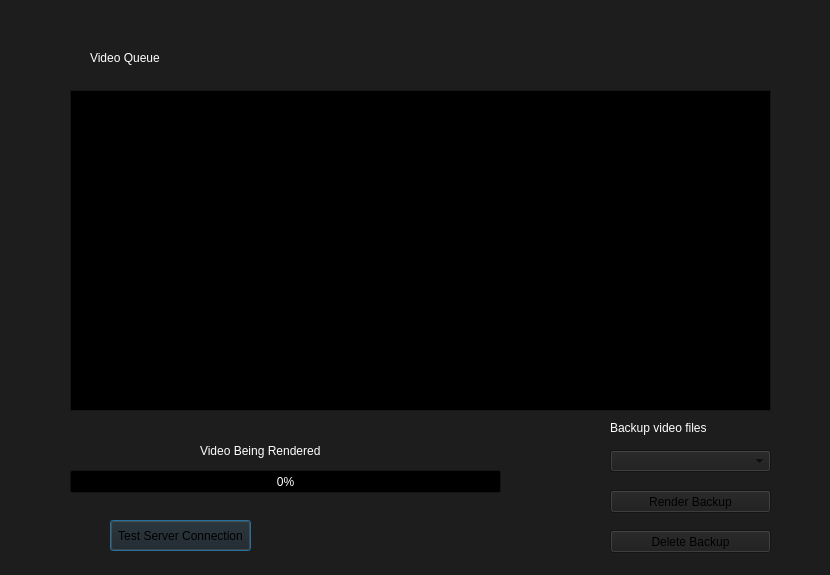
<?xml version="1.0" encoding="UTF-8"?>
<ui version="4.0">
 <class>Dialog</class>
 <widget class="QDialog" name="Dialog">
  <property name="geometry">
   <rect>
    <x>0</x>
    <y>0</y>
    <width>830</width>
    <height>575</height>
   </rect>
  </property>
  <property name="palette">
   <palette>
    <active>
     <colorrole role="WindowText">
      <brush brushstyle="SolidPattern">
       <color alpha="255">
        <red>255</red>
        <green>255</green>
        <blue>255</blue>
       </color>
      </brush>
     </colorrole>
     <colorrole role="Button">
      <brush brushstyle="SolidPattern">
       <color alpha="255">
        <red>29</red>
        <green>29</green>
        <blue>29</blue>
       </color>
      </brush>
     </colorrole>
     <colorrole role="Light">
      <brush brushstyle="SolidPattern">
       <color alpha="255">
        <red>43</red>
        <green>43</green>
        <blue>43</blue>
       </color>
      </brush>
     </colorrole>
     <colorrole role="Midlight">
      <brush brushstyle="SolidPattern">
       <color alpha="255">
        <red>36</red>
        <green>36</green>
        <blue>36</blue>
       </color>
      </brush>
     </colorrole>
     <colorrole role="Dark">
      <brush brushstyle="SolidPattern">
       <color alpha="255">
        <red>14</red>
        <green>14</green>
        <blue>14</blue>
       </color>
      </brush>
     </colorrole>
     <colorrole role="Mid">
      <brush brushstyle="SolidPattern">
       <color alpha="255">
        <red>19</red>
        <green>19</green>
        <blue>19</blue>
       </color>
      </brush>
     </colorrole>
     <colorrole role="Text">
      <brush brushstyle="SolidPattern">
       <color alpha="255">
        <red>255</red>
        <green>255</green>
        <blue>255</blue>
       </color>
      </brush>
     </colorrole>
     <colorrole role="BrightText">
      <brush brushstyle="SolidPattern">
       <color alpha="255">
        <red>255</red>
        <green>255</green>
        <blue>255</blue>
       </color>
      </brush>
     </colorrole>
     <colorrole role="ButtonText">
      <brush brushstyle="SolidPattern">
       <color alpha="255">
        <red>0</red>
        <green>0</green>
        <blue>0</blue>
       </color>
      </brush>
     </colorrole>
     <colorrole role="Base">
      <brush brushstyle="SolidPattern">
       <color alpha="255">
        <red>0</red>
        <green>0</green>
        <blue>0</blue>
       </color>
      </brush>
     </colorrole>
     <colorrole role="Window">
      <brush brushstyle="SolidPattern">
       <color alpha="255">
        <red>29</red>
        <green>29</green>
        <blue>29</blue>
       </color>
      </brush>
     </colorrole>
     <colorrole role="Shadow">
      <brush brushstyle="SolidPattern">
       <color alpha="255">
        <red>0</red>
        <green>0</green>
        <blue>0</blue>
       </color>
      </brush>
     </colorrole>
     <colorrole role="AlternateBase">
      <brush brushstyle="SolidPattern">
       <color alpha="255">
        <red>14</red>
        <green>14</green>
        <blue>14</blue>
       </color>
      </brush>
     </colorrole>
     <colorrole role="ToolTipBase">
      <brush brushstyle="SolidPattern">
       <color alpha="255">
        <red>255</red>
        <green>255</green>
        <blue>220</blue>
       </color>
      </brush>
     </colorrole>
     <colorrole role="ToolTipText">
      <brush brushstyle="SolidPattern">
       <color alpha="255">
        <red>0</red>
        <green>0</green>
        <blue>0</blue>
       </color>
      </brush>
     </colorrole>
    </active>
    <inactive>
     <colorrole role="WindowText">
      <brush brushstyle="SolidPattern">
       <color alpha="255">
        <red>255</red>
        <green>255</green>
        <blue>255</blue>
       </color>
      </brush>
     </colorrole>
     <colorrole role="Button">
      <brush brushstyle="SolidPattern">
       <color alpha="255">
        <red>29</red>
        <green>29</green>
        <blue>29</blue>
       </color>
      </brush>
     </colorrole>
     <colorrole role="Light">
      <brush brushstyle="SolidPattern">
       <color alpha="255">
        <red>43</red>
        <green>43</green>
        <blue>43</blue>
       </color>
      </brush>
     </colorrole>
     <colorrole role="Midlight">
      <brush brushstyle="SolidPattern">
       <color alpha="255">
        <red>36</red>
        <green>36</green>
        <blue>36</blue>
       </color>
      </brush>
     </colorrole>
     <colorrole role="Dark">
      <brush brushstyle="SolidPattern">
       <color alpha="255">
        <red>14</red>
        <green>14</green>
        <blue>14</blue>
       </color>
      </brush>
     </colorrole>
     <colorrole role="Mid">
      <brush brushstyle="SolidPattern">
       <color alpha="255">
        <red>19</red>
        <green>19</green>
        <blue>19</blue>
       </color>
      </brush>
     </colorrole>
     <colorrole role="Text">
      <brush brushstyle="SolidPattern">
       <color alpha="255">
        <red>255</red>
        <green>255</green>
        <blue>255</blue>
       </color>
      </brush>
     </colorrole>
     <colorrole role="BrightText">
      <brush brushstyle="SolidPattern">
       <color alpha="255">
        <red>255</red>
        <green>255</green>
        <blue>255</blue>
       </color>
      </brush>
     </colorrole>
     <colorrole role="ButtonText">
      <brush brushstyle="SolidPattern">
       <color alpha="255">
        <red>0</red>
        <green>0</green>
        <blue>0</blue>
       </color>
      </brush>
     </colorrole>
     <colorrole role="Base">
      <brush brushstyle="SolidPattern">
       <color alpha="255">
        <red>0</red>
        <green>0</green>
        <blue>0</blue>
       </color>
      </brush>
     </colorrole>
     <colorrole role="Window">
      <brush brushstyle="SolidPattern">
       <color alpha="255">
        <red>29</red>
        <green>29</green>
        <blue>29</blue>
       </color>
      </brush>
     </colorrole>
     <colorrole role="Shadow">
      <brush brushstyle="SolidPattern">
       <color alpha="255">
        <red>0</red>
        <green>0</green>
        <blue>0</blue>
       </color>
      </brush>
     </colorrole>
     <colorrole role="AlternateBase">
      <brush brushstyle="SolidPattern">
       <color alpha="255">
        <red>14</red>
        <green>14</green>
        <blue>14</blue>
       </color>
      </brush>
     </colorrole>
     <colorrole role="ToolTipBase">
      <brush brushstyle="SolidPattern">
       <color alpha="255">
        <red>255</red>
        <green>255</green>
        <blue>220</blue>
       </color>
      </brush>
     </colorrole>
     <colorrole role="ToolTipText">
      <brush brushstyle="SolidPattern">
       <color alpha="255">
        <red>0</red>
        <green>0</green>
        <blue>0</blue>
       </color>
      </brush>
     </colorrole>
    </inactive>
    <disabled>
     <colorrole role="WindowText">
      <brush brushstyle="SolidPattern">
       <color alpha="255">
        <red>14</red>
        <green>14</green>
        <blue>14</blue>
       </color>
      </brush>
     </colorrole>
     <colorrole role="Button">
      <brush brushstyle="SolidPattern">
       <color alpha="255">
        <red>29</red>
        <green>29</green>
        <blue>29</blue>
       </color>
      </brush>
     </colorrole>
     <colorrole role="Light">
      <brush brushstyle="SolidPattern">
       <color alpha="255">
        <red>43</red>
        <green>43</green>
        <blue>43</blue>
       </color>
      </brush>
     </colorrole>
     <colorrole role="Midlight">
      <brush brushstyle="SolidPattern">
       <color alpha="255">
        <red>36</red>
        <green>36</green>
        <blue>36</blue>
       </color>
      </brush>
     </colorrole>
     <colorrole role="Dark">
      <brush brushstyle="SolidPattern">
       <color alpha="255">
        <red>14</red>
        <green>14</green>
        <blue>14</blue>
       </color>
      </brush>
     </colorrole>
     <colorrole role="Mid">
      <brush brushstyle="SolidPattern">
       <color alpha="255">
        <red>19</red>
        <green>19</green>
        <blue>19</blue>
       </color>
      </brush>
     </colorrole>
     <colorrole role="Text">
      <brush brushstyle="SolidPattern">
       <color alpha="255">
        <red>14</red>
        <green>14</green>
        <blue>14</blue>
       </color>
      </brush>
     </colorrole>
     <colorrole role="BrightText">
      <brush brushstyle="SolidPattern">
       <color alpha="255">
        <red>255</red>
        <green>255</green>
        <blue>255</blue>
       </color>
      </brush>
     </colorrole>
     <colorrole role="ButtonText">
      <brush brushstyle="SolidPattern">
       <color alpha="255">
        <red>14</red>
        <green>14</green>
        <blue>14</blue>
       </color>
      </brush>
     </colorrole>
     <colorrole role="Base">
      <brush brushstyle="SolidPattern">
       <color alpha="255">
        <red>29</red>
        <green>29</green>
        <blue>29</blue>
       </color>
      </brush>
     </colorrole>
     <colorrole role="Window">
      <brush brushstyle="SolidPattern">
       <color alpha="255">
        <red>29</red>
        <green>29</green>
        <blue>29</blue>
       </color>
      </brush>
     </colorrole>
     <colorrole role="Shadow">
      <brush brushstyle="SolidPattern">
       <color alpha="255">
        <red>0</red>
        <green>0</green>
        <blue>0</blue>
       </color>
      </brush>
     </colorrole>
     <colorrole role="AlternateBase">
      <brush brushstyle="SolidPattern">
       <color alpha="255">
        <red>29</red>
        <green>29</green>
        <blue>29</blue>
       </color>
      </brush>
     </colorrole>
     <colorrole role="ToolTipBase">
      <brush brushstyle="SolidPattern">
       <color alpha="255">
        <red>255</red>
        <green>255</green>
        <blue>220</blue>
       </color>
      </brush>
     </colorrole>
     <colorrole role="ToolTipText">
      <brush brushstyle="SolidPattern">
       <color alpha="255">
        <red>0</red>
        <green>0</green>
        <blue>0</blue>
       </color>
      </brush>
     </colorrole>
    </disabled>
   </palette>
  </property>
  <property name="windowTitle">
   <string>Video Generator</string>
  </property>
  <widget class="QTextBrowser" name="scriptQueue">
   <property name="geometry">
    <rect>
     <x>70</x>
     <y>90</y>
     <width>701</width>
     <height>321</height>
    </rect>
   </property>
  </widget>
  <widget class="QLabel" name="label_2">
   <property name="geometry">
    <rect>
     <x>90</x>
     <y>50</y>
     <width>271</width>
     <height>16</height>
    </rect>
   </property>
   <property name="text">
    <string>Video Queue</string>
   </property>
  </widget>
  <widget class="QLabel" name="renderStatus">
   <property name="geometry">
    <rect>
     <x>200</x>
     <y>440</y>
     <width>191</width>
     <height>21</height>
    </rect>
   </property>
   <property name="text">
    <string>Video Being Rendered</string>
   </property>
  </widget>
  <widget class="QProgressBar" name="progressBar">
   <property name="geometry">
    <rect>
     <x>70</x>
     <y>470</y>
     <width>431</width>
     <height>23</height>
    </rect>
   </property>
   <property name="value">
    <number>0</number>
   </property>
  </widget>
  <widget class="QPushButton" name="testServerConnection">
   <property name="geometry">
    <rect>
     <x>110</x>
     <y>520</y>
     <width>141</width>
     <height>31</height>
    </rect>
   </property>
   <property name="text">
    <string>Test Server Connection</string>
   </property>
  </widget>
  <widget class="QLabel" name="connectionStatus">
   <property name="geometry">
    <rect>
     <x>270</x>
     <y>510</y>
     <width>241</width>
     <height>61</height>
    </rect>
   </property>
   <property name="text">
    <string/>
   </property>
   <property name="wordWrap">
    <bool>true</bool>
   </property>
  </widget>
  <widget class="QComboBox" name="backupSelection">
   <property name="geometry">
    <rect>
     <x>610</x>
     <y>450</y>
     <width>161</width>
     <height>22</height>
    </rect>
   </property>
   <property name="palette">
    <palette>
     <active>
      <colorrole role="Text">
       <brush brushstyle="SolidPattern">
        <color alpha="255">
         <red>0</red>
         <green>0</green>
         <blue>255</blue>
        </color>
       </brush>
      </colorrole>
     </active>
     <inactive>
      <colorrole role="Text">
       <brush brushstyle="SolidPattern">
        <color alpha="255">
         <red>0</red>
         <green>0</green>
         <blue>255</blue>
        </color>
       </brush>
      </colorrole>
     </inactive>
     <disabled>
      <colorrole role="Text">
       <brush brushstyle="SolidPattern">
        <color alpha="255">
         <red>14</red>
         <green>14</green>
         <blue>14</blue>
        </color>
       </brush>
      </colorrole>
     </disabled>
    </palette>
   </property>
  </widget>
  <widget class="QLabel" name="label">
   <property name="geometry">
    <rect>
     <x>610</x>
     <y>420</y>
     <width>161</width>
     <height>16</height>
    </rect>
   </property>
   <property name="text">
    <string>Backup video files</string>
   </property>
  </widget>
  <widget class="QPushButton" name="deleteBackup">
   <property name="geometry">
    <rect>
     <x>610</x>
     <y>530</y>
     <width>161</width>
     <height>23</height>
    </rect>
   </property>
   <property name="text">
    <string>Delete Backup</string>
   </property>
  </widget>
  <widget class="QPushButton" name="renderBackup">
   <property name="geometry">
    <rect>
     <x>610</x>
     <y>490</y>
     <width>161</width>
     <height>23</height>
    </rect>
   </property>
   <property name="text">
    <string>Render Backup</string>
   </property>
  </widget>
 </widget>
 <resources/>
 <connections/>
</ui>
